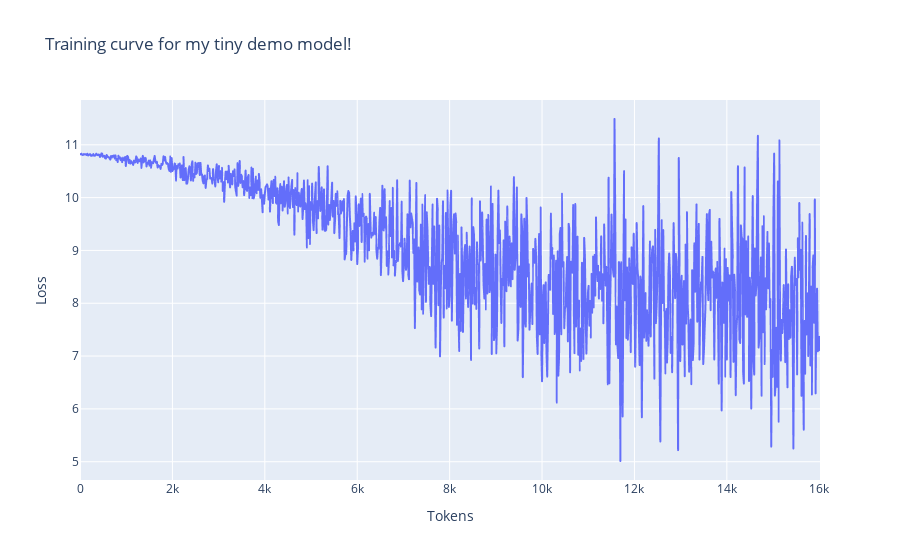

Here is the notebook cell this chart was saved with:
### Markdown cell above
We can now plot a loss curve!

### Code cell
px.line(y=losses, x=np.arange(len(losses))*(model_cfg.n_ctx * batch_size), labels={"y":"Loss", "x":"Tokens"}, title="Training curve for my tiny demo model!")

### Figure 1 — Plotly figure (JSON) as saved in the notebook; plotly's stock layout.template omitted (floating-point values rounded to 4 significant figures; data arrays with more than 128 entries replaced by an {"elided": "..."} marker saying what was removed)
{"data": [{"hovertemplate": "Tokens=%{x}<br>Loss=%{y}<extra></extra>", "legendgroup": "", "line": {"color": "#636efa", "dash": "solid"}, "marker": {"symbol": "circle"}, "mode": "lines", "name": "", "showlegend": false, "type": "scattergl", "x": {"elided": "1002 int values"}, "xaxis": "x", "y": {"elided": "1002 float values"}, "yaxis": "y"}], "layout": {"legend": {"tracegroupgap": 0}, "title": {"text": "Training curve for my tiny demo model!"}, "xaxis": {"anchor": "y", "domain": [0, 1], "title": {"text": "Tokens"}}, "yaxis": {"anchor": "x", "domain": [0, 1], "title": {"text": "Loss"}}}}
